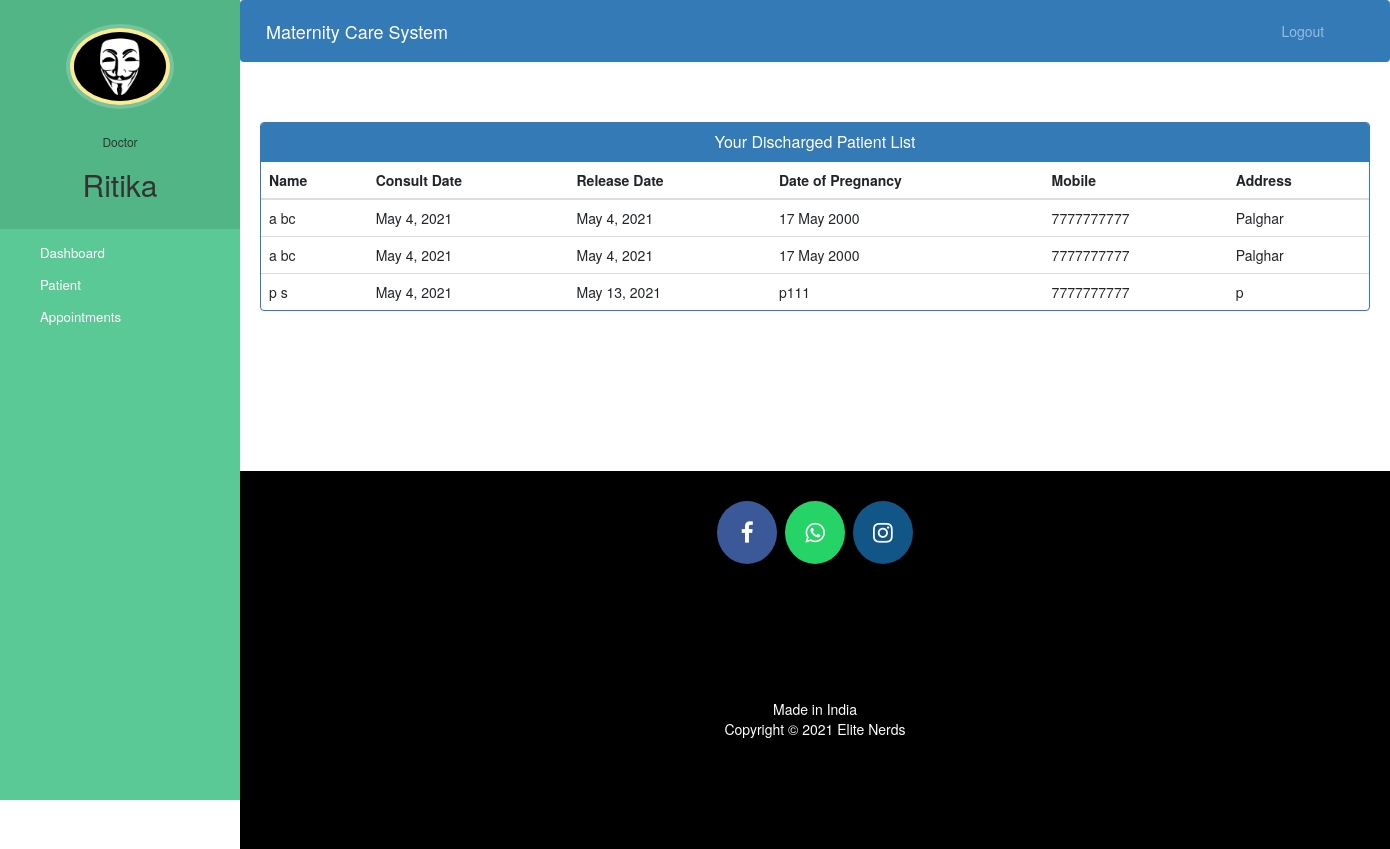
/doctor-view-discharge-patient (signed in), run on the app's committed database.
### hospital/models.py (models this page shows, shortened)
class Doctor(models.Model):
    user=models.OneToOneField(User,on_delete=models.CASCADE)
    profile_pic= models.ImageField(upload_to='profile_pic/DoctorProfilePic/',null=True,blank=True)
    address = models.CharField(max_length=40)
    mobile = models.CharField(max_length=20,null=True)
    department= models.CharField(max_length=50,choices=departments,default='Maternity Unit')
    status=models.BooleanField(default=False)

class PatientDischargeDetails(models.Model):
    patientId=models.PositiveIntegerField(null=True)
    patientName=models.CharField(max_length=40)
    assignedDoctorName=models.CharField(max_length=40)
    address = models.CharField(max_length=40)
    mobile = models.CharField(max_length=20,null=True)
    dateOfPregnancy = models.CharField(max_length=100,null=True)
    consultDate=models.DateField(null=False)
    releaseDate=models.DateField(null=False)
    medicineCost=models.PositiveIntegerField(null=False)
    doctorFee=models.PositiveIntegerField(null=False)
    OtherCharge=models.PositiveIntegerField(null=False)
    total=models.PositiveIntegerField(null=False)

### hospital/views.py (the view)
# urls.py: path('doctor-view-discharge-patient',views.doctor_view_discharge_patient_view,name='doctor-view-discharge-patient'),
@login_required(login_url='doctorlogin')
@user_passes_test(is_doctor)
def doctor_view_discharge_patient_view(request):
    dischargedpatients=models.PatientDischargeDetails.objects.all().distinct().filter(assignedDoctorName=request.user.first_name)
    doctor=models.Doctor.objects.get(user_id=request.user.id) #for profile picture of doctor in sidebar
    return render(request,'hospital/doctor_view_discharge_patient.html',{'dischargedpatients':dischargedpatients,'doctor':doctor})

### hospital/views.py (called while the page is built)
def is_doctor(user):
    return user.groups.filter(name='DOCTOR').exists()

### templates/hospital/doctor_view_discharge_patient.html (shortened to what this page needs)
{% extends 'hospital/doctor_base.html' %}
{% block content %}
{%load static%}
<head>
  <link href="//netdna.bootstrapcdn.com/bootstrap/3.0.0/css/bootstrap.min.css" rel="stylesheet" id="bootstrap-css">
</head>
<div class="container">
  <div class="panel panel-primary">
    <div class="panel-heading">
      <h6 class="panel-title">Your Discharged Patient List</h6>
    </div>
    <table class="table table-hover" id="dev-table">
      <thead>
        <tr>
          <th>Name</th>
          <th>Consult Date</th>
          <th>Release Date</th>
          <th>Date of Pregnancy</th>
          <th>Mobile</th>
          <th>Address</th>
        </tr>
      </thead>
      {% for p in dischargedpatients %}
      <tr>
        <td> {{p.patientName}}</td>
        <td>{{p.consultDate}}</td>
        <td>{{p.releaseDate}}</td>
        <td>{{p.dateOfPregnancy}}</td>
        <td>{{p.mobile}}</td>
        <td>{{p.address}}</td>
      </tr>
      {% endfor %}
    </table>
  </div>
</div>
{% endblock content %}

### templates/hospital/doctor_base.html (shortened to what this page needs)
<!DOCTYPE html>
{% load static %}
<html lang="en">
<head>
  <link rel="stylesheet" href="https://stackpath.bootstrapcdn.com/bootstrap/4.3.1/css/bootstrap.min.css">
  <link rel="stylesheet" href="https://maxcdn.bootstrapcdn.com/font-awesome/4.7.0/css/font-awesome.min.css">
</head>
<body>
  <nav class="menu" tabindex="0">
    <header class="avatar">
      <img src="{% static doctor.profile_pic.url %}" alt="Profile Pic" />
      <br><br>
      <h6>Doctor</h6>
      <h2>{{request.user.first_name}}</h2>
    </header>
    <ul>
      <li tabindex="0" class="icon-dashboard"> <a style="color:white; text-decoration:none;" href="/doctor-dashboard"><span>Dashboard</span></a> </li>
      <li tabindex="0" class="icon-users"> <a style="color:white; text-decoration:none;" href="/doctor-patient"><span>Patient</span></a></li>
      <li tabindex="0" class="icon-calendar"> <a style="color:white; text-decoration:none;" href="/doctor-appointment"><span>Appointments</span></a></li>
    </ul>
  </nav>
  <main>
    <div class="bs-example">
      <nav class="navbar navbar-expand-md  navbar-dark fixed-top" style="background:#337AB7;">
        <a href="/doctor-dashboard" class="navbar-brand">Maternity Care System</a>
        <div class="collapse navbar-collapse justify-content-between" id="navbarCollapse">
          <div class="navbar-nav" style=" margin-left: 90%;">
            <a href="/logout" class="nav-item nav-link">Logout</a>
          </div>
        </div>
      </nav>
    </div>
    <br><br>
    {% block content %}
    {% endblock content %}
    <br><br><br><br><br><br><br>
    <footer>
      <p>
        <a id="ftr" href="https://facebook.com/RitikaRajak" class="fa fa-facebook"></a>
        <a id="ftr" href="https://api.whatsapp.com/send?phone=7666018305&text=Hello Aditi.%0d%0aHow%20are%20you%20%3f%0d%0aI%20came%20from%20your%20website.&source=&data=#" class="fa fa-whatsapp"></a>
        <a id="ftr" href="https://instagram.com/_ritika12__" class="fa fa-instagram"></a>
      </p>
      <br>
      <div class="container">
        <div class="row">
          <div class="col-md-12 col-sm-12">
            <div style="color:#ffffff;" class="wow fadeInUp footer-copyright">
              <p>Made in India <br>
                Copyright &copy; 2021 Elite Nerds </p>
            </div>
          </div>
        </div>
      </div>
    </footer>
  </main>
</body>
</html>

### templates/hospital/doctor_base.html (style rules this page uses)
a:link { text-decoration: none; }
a { color: white; }
footer { padding: 0px 0px 0px 0px; background-color: black; margin: 0px; }
#ftr { padding: 20px; }
.fa { font-size: 23px; width: 60px; text-align: center; text-decoration: none; margin: 5px 2px; border-radius: 50%; }
.fa-facebook { background: #3B5998; color: white; margin-top: 30px; }
.fa-whatsapp { background: #25d366; color: white; }
.fa-instagram { background: #125688; color: white; }
p { text-align: center; }
body { padding-left: 240px; }
main { position: relative; height: 100vh; }
.menu { background: #5bc995; height: 100vh; width: 240px; position: fixed; top: 0px; left: 0; z-index: 5; outline: none; }
.menu .avatar { background: rgba(0, 0, 0, 0.1); padding: 2em 0.5em; text-align: center; }
.menu .avatar img { width: 100px; border-radius: 50%; overflow: hidden; border: 4px solid #ffea92; box-shadow: 0 0 0 4px rgba(255, 255, 255, 0.2); }
.menu .avatar h2 { font-weight: normal; margin-bottom: 0; }
.menu ul { list-style: none; padding: 0.5em 0; margin: 0; }
.menu ul li { padding: 0.5em 1em 0.5em 3em; font-size: 0.95em; font-weight: regular; background-repeat: no-repeat; background-position: left 15px center; background-size: auto 20px; transition: all 0.15s linear; cursor: pointer; }
.menu ul li.icon-dashboard { background-image: url("http://www.entypo.com/images//gauge.svg"); }
.menu ul li.icon-users { background-image: url("http://www.entypo.com/images//users.svg"); }
.menu ul li.icon-calendar { background-image: url("http://www.entypo.com/images//calendar.svg"); }

### templates/hospital/doctor_view_discharge_patient.html (style rules this page uses)
a:link { text-decoration: none; }
h6 { text-align: center; }
.row { margin: 100px; }

### data on the page
Doctor: profile_pic (picture)
PatientDischargeDetails: patientName "a bc", consultDate "May 4, 2021", releaseDate "May 4, 2021", dateOfPregnancy "17 May 2000", mobile "7777777777", address "Palghar"
PatientDischargeDetails: patientName "a bc", consultDate "May 4, 2021", releaseDate "May 4, 2021", dateOfPregnancy "17 May 2000", mobile "7777777777", address "Palghar"
PatientDischargeDetails: patientName "p s", consultDate "May 4, 2021", releaseDate "May 13, 2021", dateOfPregnancy "p111", mobile "7777777777", address "p"

### other printed values
{{ request.user.first_name }} "Ritika"
